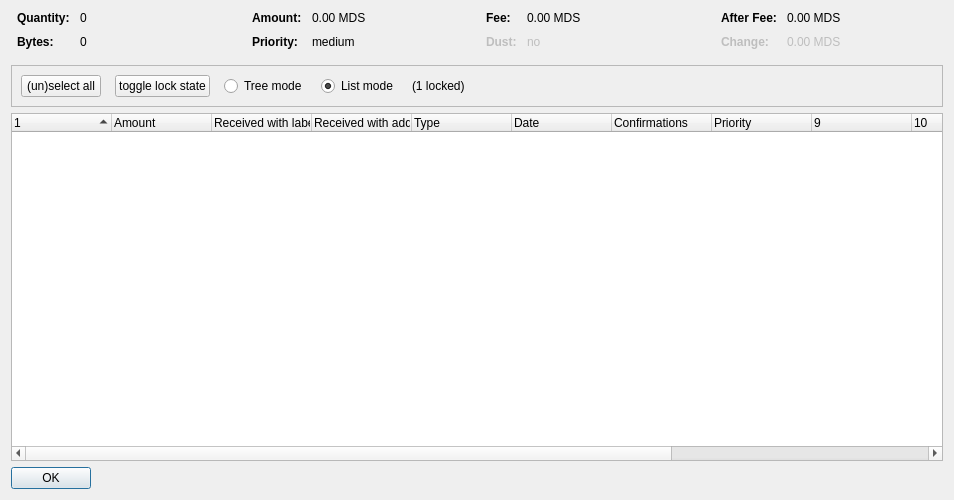
<?xml version="1.0" encoding="UTF-8"?>
<ui version="4.0">
 <class>CoinControlDialog</class>
 <widget class="QDialog" name="CoinControlDialog">
  <property name="geometry">
   <rect>
    <x>0</x>
    <y>0</y>
    <width>954</width>
    <height>500</height>
   </rect>
  </property>
  <property name="windowTitle">
   <string>Coin Selection</string>
  </property>
  <layout class="QVBoxLayout" name="verticalLayout">
   <item>
    <layout class="QHBoxLayout" name="horizontalLayoutTop" stretch="0,0,0,0">
     <property name="topMargin">
      <number>0</number>
     </property>
     <property name="bottomMargin">
      <number>10</number>
     </property>
     <item>
      <layout class="QFormLayout" name="formLayoutCoinControl1">
       <property name="horizontalSpacing">
        <number>10</number>
       </property>
       <property name="verticalSpacing">
        <number>10</number>
       </property>
       <property name="leftMargin">
        <number>6</number>
       </property>
       <property name="rightMargin">
        <number>6</number>
       </property>
       <item row="0" column="0">
        <widget class="QLabel" name="labelCoinControlQuantityText">
         <property name="font">
          <font>
           <weight>75</weight>
           <bold>true</bold>
          </font>
         </property>
         <property name="text">
          <string>Quantity:</string>
         </property>
        </widget>
       </item>
       <item row="0" column="1">
        <widget class="QLabel" name="labelCoinControlQuantity">
         <property name="cursor">
          <cursorShape>IBeamCursor</cursorShape>
         </property>
         <property name="contextMenuPolicy">
          <enum>Qt::ActionsContextMenu</enum>
         </property>
         <property name="text">
          <string notr="true">0</string>
         </property>
         <property name="textInteractionFlags">
          <set>Qt::LinksAccessibleByMouse|Qt::TextSelectableByKeyboard|Qt::TextSelectableByMouse</set>
         </property>
        </widget>
       </item>
       <item row="1" column="0">
        <widget class="QLabel" name="labelCoinControlBytesText">
         <property name="font">
          <font>
           <weight>75</weight>
           <bold>true</bold>
          </font>
         </property>
         <property name="text">
          <string>Bytes:</string>
         </property>
        </widget>
       </item>
       <item row="1" column="1">
        <widget class="QLabel" name="labelCoinControlBytes">
         <property name="cursor">
          <cursorShape>IBeamCursor</cursorShape>
         </property>
         <property name="contextMenuPolicy">
          <enum>Qt::ActionsContextMenu</enum>
         </property>
         <property name="text">
          <string notr="true">0</string>
         </property>
         <property name="textInteractionFlags">
          <set>Qt::LinksAccessibleByMouse|Qt::TextSelectableByKeyboard|Qt::TextSelectableByMouse</set>
         </property>
        </widget>
       </item>
      </layout>
     </item>
     <item>
      <layout class="QFormLayout" name="formLayoutCoinControl2">
       <property name="horizontalSpacing">
        <number>10</number>
       </property>
       <property name="verticalSpacing">
        <number>10</number>
       </property>
       <property name="leftMargin">
        <number>6</number>
       </property>
       <property name="rightMargin">
        <number>6</number>
       </property>
       <item row="0" column="0">
        <widget class="QLabel" name="labelCoinControlAmountText">
         <property name="font">
          <font>
           <weight>75</weight>
           <bold>true</bold>
          </font>
         </property>
         <property name="text">
          <string>Amount:</string>
         </property>
        </widget>
       </item>
       <item row="0" column="1">
        <widget class="QLabel" name="labelCoinControlAmount">
         <property name="cursor">
          <cursorShape>IBeamCursor</cursorShape>
         </property>
         <property name="contextMenuPolicy">
          <enum>Qt::ActionsContextMenu</enum>
         </property>
         <property name="text">
          <string notr="true">0.00 MDS</string>
         </property>
         <property name="textInteractionFlags">
          <set>Qt::LinksAccessibleByMouse|Qt::TextSelectableByKeyboard|Qt::TextSelectableByMouse</set>
         </property>
        </widget>
       </item>
       <item row="1" column="0">
        <widget class="QLabel" name="labelCoinControlPriorityText">
         <property name="font">
          <font>
           <weight>75</weight>
           <bold>true</bold>
          </font>
         </property>
         <property name="text">
          <string>Priority:</string>
         </property>
        </widget>
       </item>
       <item row="1" column="1">
        <widget class="QLabel" name="labelCoinControlPriority">
         <property name="cursor">
          <cursorShape>IBeamCursor</cursorShape>
         </property>
         <property name="contextMenuPolicy">
          <enum>Qt::ActionsContextMenu</enum>
         </property>
         <property name="text">
          <string>medium</string>
         </property>
         <property name="textInteractionFlags">
          <set>Qt::LinksAccessibleByMouse|Qt::TextSelectableByKeyboard|Qt::TextSelectableByMouse</set>
         </property>
        </widget>
       </item>
      </layout>
     </item>
     <item>
      <layout class="QFormLayout" name="formLayoutCoinControl3">
       <property name="horizontalSpacing">
        <number>10</number>
       </property>
       <property name="verticalSpacing">
        <number>10</number>
       </property>
       <property name="leftMargin">
        <number>6</number>
       </property>
       <property name="rightMargin">
        <number>6</number>
       </property>
       <item row="0" column="0">
        <widget class="QLabel" name="labelCoinControlFeeText">
         <property name="font">
          <font>
           <weight>75</weight>
           <bold>true</bold>
          </font>
         </property>
         <property name="text">
          <string>Fee:</string>
         </property>
        </widget>
       </item>
       <item row="0" column="1">
        <widget class="QLabel" name="labelCoinControlFee">
         <property name="cursor">
          <cursorShape>IBeamCursor</cursorShape>
         </property>
         <property name="contextMenuPolicy">
          <enum>Qt::ActionsContextMenu</enum>
         </property>
         <property name="text">
          <string notr="true">0.00 MDS</string>
         </property>
         <property name="textInteractionFlags">
          <set>Qt::LinksAccessibleByMouse|Qt::TextSelectableByKeyboard|Qt::TextSelectableByMouse</set>
         </property>
        </widget>
       </item>
       <item row="1" column="0">
        <widget class="QLabel" name="labelCoinControlLowOutputText">
         <property name="enabled">
          <bool>false</bool>
         </property>
         <property name="font">
          <font>
           <weight>75</weight>
           <bold>true</bold>
          </font>
         </property>
         <property name="text">
          <string>Dust:</string>
         </property>
        </widget>
       </item>
       <item row="1" column="1">
        <widget class="QLabel" name="labelCoinControlLowOutput">
         <property name="enabled">
          <bool>false</bool>
         </property>
         <property name="cursor">
          <cursorShape>IBeamCursor</cursorShape>
         </property>
         <property name="contextMenuPolicy">
          <enum>Qt::ActionsContextMenu</enum>
         </property>
         <property name="text">
          <string>no</string>
         </property>
         <property name="textInteractionFlags">
          <set>Qt::LinksAccessibleByMouse|Qt::TextSelectableByKeyboard|Qt::TextSelectableByMouse</set>
         </property>
        </widget>
       </item>
      </layout>
     </item>
     <item>
      <layout class="QFormLayout" name="formLayoutCoinControl4">
       <property name="horizontalSpacing">
        <number>10</number>
       </property>
       <property name="verticalSpacing">
        <number>10</number>
       </property>
       <property name="leftMargin">
        <number>6</number>
       </property>
       <property name="rightMargin">
        <number>6</number>
       </property>
       <item row="0" column="0">
        <widget class="QLabel" name="labelCoinControlAfterFeeText">
         <property name="font">
          <font>
           <weight>75</weight>
           <bold>true</bold>
          </font>
         </property>
         <property name="text">
          <string>After Fee:</string>
         </property>
        </widget>
       </item>
       <item row="0" column="1">
        <widget class="QLabel" name="labelCoinControlAfterFee">
         <property name="cursor">
          <cursorShape>IBeamCursor</cursorShape>
         </property>
         <property name="contextMenuPolicy">
          <enum>Qt::ActionsContextMenu</enum>
         </property>
         <property name="text">
          <string notr="true">0.00 MDS</string>
         </property>
         <property name="textInteractionFlags">
          <set>Qt::LinksAccessibleByMouse|Qt::TextSelectableByKeyboard|Qt::TextSelectableByMouse</set>
         </property>
        </widget>
       </item>
       <item row="1" column="0">
        <widget class="QLabel" name="labelCoinControlChangeText">
         <property name="enabled">
          <bool>false</bool>
         </property>
         <property name="font">
          <font>
           <weight>75</weight>
           <bold>true</bold>
          </font>
         </property>
         <property name="text">
          <string>Change:</string>
         </property>
        </widget>
       </item>
       <item row="1" column="1">
        <widget class="QLabel" name="labelCoinControlChange">
         <property name="enabled">
          <bool>false</bool>
         </property>
         <property name="cursor">
          <cursorShape>IBeamCursor</cursorShape>
         </property>
         <property name="contextMenuPolicy">
          <enum>Qt::ActionsContextMenu</enum>
         </property>
         <property name="text">
          <string notr="true">0.00 MDS</string>
         </property>
         <property name="textInteractionFlags">
          <set>Qt::LinksAccessibleByMouse|Qt::TextSelectableByKeyboard|Qt::TextSelectableByMouse</set>
         </property>
        </widget>
       </item>
      </layout>
     </item>
    </layout>
   </item>
   <item>
    <widget class="QFrame" name="frame">
     <property name="minimumSize">
      <size>
       <width>0</width>
       <height>40</height>
      </size>
     </property>
     <property name="frameShape">
      <enum>QFrame::StyledPanel</enum>
     </property>
     <property name="frameShadow">
      <enum>QFrame::Sunken</enum>
     </property>
     <layout class="QHBoxLayout" name="horizontalLayout">
      <item>
       <layout class="QHBoxLayout" name="horizontalLayoutPanel" stretch="0,0,0,0,0,0">
        <property name="spacing">
         <number>14</number>
        </property>
        <item>
         <widget class="QPushButton" name="pushButtonSelectAll">
          <property name="sizePolicy">
           <sizepolicy hsizetype="Maximum" vsizetype="Fixed">
            <horstretch>0</horstretch>
            <verstretch>0</verstretch>
           </sizepolicy>
          </property>
          <property name="text">
           <string>(un)select all</string>
          </property>
          <property name="autoDefault">
           <bool>false</bool>
          </property>
         </widget>
        </item>
        <item>
         <widget class="QPushButton" name="pushButtonToggleLock">
          <property name="sizePolicy">
           <sizepolicy hsizetype="Maximum" vsizetype="Fixed">
            <horstretch>0</horstretch>
            <verstretch>0</verstretch>
           </sizepolicy>
          </property>
          <property name="text">
           <string>toggle lock state</string>
          </property>
          <property name="autoDefault">
           <bool>false</bool>
          </property>
         </widget>
        </item>
        <item>
         <widget class="QRadioButton" name="radioTreeMode">
          <property name="sizePolicy">
           <sizepolicy hsizetype="Maximum" vsizetype="Fixed">
            <horstretch>0</horstretch>
            <verstretch>0</verstretch>
           </sizepolicy>
          </property>
          <property name="text">
           <string>Tree mode</string>
          </property>
         </widget>
        </item>
        <item>
         <widget class="QRadioButton" name="radioListMode">
          <property name="sizePolicy">
           <sizepolicy hsizetype="Maximum" vsizetype="Fixed">
            <horstretch>0</horstretch>
            <verstretch>0</verstretch>
           </sizepolicy>
          </property>
          <property name="text">
           <string>List mode</string>
          </property>
          <property name="checked">
           <bool>true</bool>
          </property>
         </widget>
        </item>
        <item>
         <widget class="QLabel" name="labelLocked">
          <property name="text">
           <string>(1 locked)</string>
          </property>
         </widget>
        </item>
        <item>
         <spacer name="horizontalSpacer">
          <property name="orientation">
           <enum>Qt::Horizontal</enum>
          </property>
          <property name="sizeHint" stdset="0">
           <size>
            <width>40</width>
            <height>20</height>
           </size>
          </property>
         </spacer>
        </item>
       </layout>
      </item>
     </layout>
    </widget>
   </item>
   <item>
    <widget class="CoinControlTreeWidget" name="treeWidget">
     <property name="contextMenuPolicy">
      <enum>Qt::CustomContextMenu</enum>
     </property>
     <property name="sortingEnabled">
      <bool>false</bool>
     </property>
     <property name="columnCount">
      <number>13</number>
     </property>
     <attribute name="headerShowSortIndicator" stdset="0">
      <bool>true</bool>
     </attribute>
     <attribute name="headerStretchLastSection">
      <bool>false</bool>
     </attribute>
     <column>
      <property name="text">
       <string/>
      </property>
     </column>
     <column>
      <property name="text">
       <string>Amount</string>
      </property>
     </column>
     <column>
      <property name="text">
       <string>Received with label</string>
      </property>
     </column>
     <column>
      <property name="text">
       <string>Received with address</string>
      </property>
     </column>
     <column>
      <property name="text">
       <string>Type</string>
      </property>
     </column>
     <column>
      <property name="text">
       <string>Date</string>
      </property>
     </column>
     <column>
      <property name="text">
       <string>Confirmations</string>
      </property>
      <property name="toolTip">
       <string>Confirmed</string>
      </property>
     </column>
     <column>
      <property name="text">
       <string>Priority</string>
      </property>
     </column>
     <column>
      <property name="text">
       <string/>
      </property>
     </column>
     <column>
      <property name="text">
       <string/>
      </property>
     </column>
     <column>
      <property name="text">
       <string/>
      </property>
     </column>
     <column>
      <property name="text">
       <string/>
      </property>
     </column>
     <column>
      <property name="text">
       <string/>
      </property>
     </column>
    </widget>
   </item>
   <item>
    <widget class="QDialogButtonBox" name="buttonBox">
     <property name="sizePolicy">
      <sizepolicy hsizetype="Maximum" vsizetype="Fixed">
       <horstretch>0</horstretch>
       <verstretch>0</verstretch>
      </sizepolicy>
     </property>
     <property name="orientation">
      <enum>Qt::Horizontal</enum>
     </property>
     <property name="standardButtons">
      <set>QDialogButtonBox::Ok</set>
     </property>
    </widget>
   </item>
  </layout>
 </widget>
 <customwidgets>
  <customwidget>
   <class>CoinControlTreeWidget</class>
   <extends>QTreeWidget</extends>
   <header>coincontroltreewidget.h</header>
  </customwidget>
 </customwidgets>
 <resources/>
 <connections/>
</ui>
